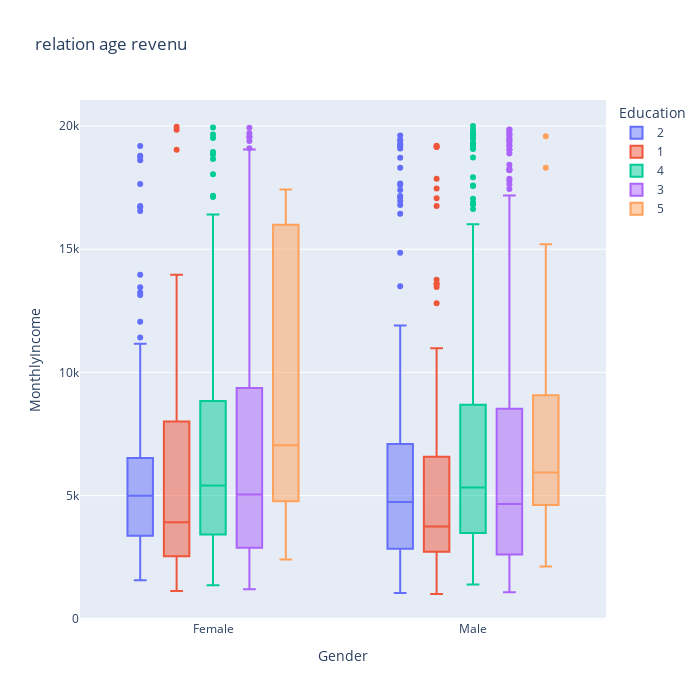

Notebook source saved alongside this figure:
### Markdown cell above
13. Does the income depend on the education level?

### Code cell
px.box(df, x="Gender", y="MonthlyIncome", title="relation age revenu", color="Education", width=700, height=700)

### Figure 1 — Plotly figure (JSON) as saved in the notebook; plotly's stock layout.template omitted (floating-point values rounded to 4 significant figures; data arrays with more than 128 entries replaced by an {"elided": "..."} marker saying what was removed)
{"data": [{"alignmentgroup": "True", "hovertemplate": "Education=2<br>Gender=%{x}<br>MonthlyIncome=%{y}<extra></extra>", "legendgroup": "2", "marker": {"color": "#636efa"}, "name": "2", "notched": false, "offsetgroup": "2", "orientation": "v", "showlegend": true, "type": "box", "x": {"elided": "282 str values"}, "x0": " ", "xaxis": "x", "y": {"elided": "282 int values"}, "y0": " ", "yaxis": "y"}, {"alignmentgroup": "True", "hovertemplate": "Education=1<br>Gender=%{x}<br>MonthlyIncome=%{y}<extra></extra>", "legendgroup": "1", "marker": {"color": "#EF553B"}, "name": "1", "notched": false, "offsetgroup": "1", "orientation": "v", "showlegend": true, "type": "box", "x": {"elided": "170 str values"}, "x0": " ", "xaxis": "x", "y": {"elided": "170 int values"}, "y0": " ", "yaxis": "y"}, {"alignmentgroup": "True", "hovertemplate": "Education=4<br>Gender=%{x}<br>MonthlyIncome=%{y}<extra></extra>", "legendgroup": "4", "marker": {"color": "#00cc96"}, "name": "4", "notched": false, "offsetgroup": "4", "orientation": "v", "showlegend": true, "type": "box", "x": {"elided": "398 str values"}, "x0": " ", "xaxis": "x", "y": {"elided": "398 int values"}, "y0": " ", "yaxis": "y"}, {"alignmentgroup": "True", "hovertemplate": "Education=3<br>Gender=%{x}<br>MonthlyIncome=%{y}<extra></extra>", "legendgroup": "3", "marker": {"color": "#ab63fa"}, "name": "3", "notched": false, "offsetgroup": "3", "orientation": "v", "showlegend": true, "type": "box", "x": {"elided": "572 str values"}, "x0": " ", "xaxis": "x", "y": {"elided": "572 int values"}, "y0": " ", "yaxis": "y"}, {"alignmentgroup": "True", "hovertemplate": "Education=5<br>Gender=%{x}<br>MonthlyIncome=%{y}<extra></extra>", "legendgroup": "5", "marker": {"color": "#FFA15A"}, "name": "5", "notched": false, "offsetgroup": "5", "orientation": "v", "showlegend": true, "type": "box", "x": ["Female", "Male", "Female", "Female", "Male", "Male", "Male", "Male", "Male", "Female", "Female", "Female", "Female", "Female", "Female", "Female", "Female", "Male", "Male", "Male", "Male", "Female", "Male", "Female", "Male", "Male", "Female", "Male", "Female", "Male", "Male", "Female", "Female", "Male", "Male", "Female", "Male", "Male", "Female", "Male", "Male", "Male", "Male", "Female", "Female", "Male", "Male", "Female"], "x0": " ", "xaxis": "x", "y": [5454, 9069, 2406, 4317, 7295, 3038, 4876, 18300, 3983, 15992, 6653, 4449, 2546, 4051, 16835, 16184, 16595, 5679, 2691, 5304, 3057, 5121, 7880, 8858, 4621, 6272, 13191, 8380, 16422, 9204, 2127, 7446, 4768, 6388, 14411, 10169, 19586, 11245, 5769, 5377, 5208, 5743, 15202, 13269, 17426, 6134, 2956, 5380], "y0": " ", "yaxis": "y"}], "layout": {"boxmode": "group", "height": 700, "legend": {"title": {"text": "Education"}, "tracegroupgap": 0}, "title": {"text": "relation age revenu"}, "width": 700, "xaxis": {"anchor": "y", "domain": [0, 1], "title": {"text": "Gender"}}, "yaxis": {"anchor": "x", "domain": [0, 1], "title": {"text": "MonthlyIncome"}}}}
